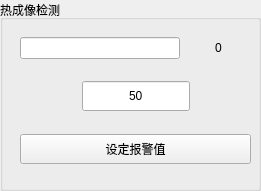
     <widget class="QGroupBox" name="groupBox_23">
      <property name="geometry">
       <rect>
        <x>270</x>
        <y>20</y>
        <width>261</width>
        <height>191</height>
       </rect>
      </property>
      <property name="title">
       <string>热成像检测</string>
      </property>
      <widget class="QWidget" name="layoutWidget_26">
       <property name="geometry">
        <rect>
         <x>20</x>
         <y>20</y>
         <width>231</width>
         <height>161</height>
        </rect>
       </property>
       <layout class="QVBoxLayout" name="verticalLayout_48">
        <item>
         <layout class="QVBoxLayout" name="verticalLayout_49">
          <item>
           <layout class="QHBoxLayout" name="horizontalLayout_83"/>
          </item>
          <item>
           <spacer name="verticalSpacer_46">
            <property name="orientation">
             <enum>Qt::Vertical</enum>
            </property>
            <property name="sizeHint" stdset="0">
             <size>
              <width>20</width>
              <height>40</height>
             </size>
            </property>
           </spacer>
          </item>
          <item>
           <layout class="QHBoxLayout" name="horizontalLayout_84"/>
          </item>
         </layout>
        </item>
        <item>
         <layout class="QHBoxLayout" name="horizontalLayout_26">
          <item>
           <widget class="QProgressBar" name="progressBar_device2_ir">
            <property name="sizePolicy">
             <sizepolicy hsizetype="Minimum" vsizetype="Minimum">
              <horstretch>0</horstretch>
              <verstretch>0</verstretch>
             </sizepolicy>
            </property>
            <property name="minimumSize">
             <size>
              <width>160</width>
              <height>0</height>
             </size>
            </property>
            <property name="styleSheet">
             <string notr="true">QProgressBar::chunk{background:green}</string>
            </property>
            <property name="value">
             <number>0</number>
            </property>
            <property name="textVisible">
             <bool>false</bool>
            </property>
            <property name="textDirection">
             <enum>QProgressBar::TopToBottom</enum>
            </property>
            <property name="format">
             <string>%p%</string>
            </property>
           </widget>
          </item>
          <item>
           <widget class="QLabel" name="label_device2_ir">
            <property name="sizePolicy">
             <sizepolicy hsizetype="Expanding" vsizetype="Minimum">
              <horstretch>0</horstretch>
              <verstretch>0</verstretch>
             </sizepolicy>
            </property>
            <property name="minimumSize">
             <size>
              <width>10</width>
              <height>0</height>
             </size>
            </property>
            <property name="text">
             <string>0</string>
            </property>
            <property name="alignment">
             <set>Qt::AlignCenter</set>
            </property>
           </widget>
          </item>
         </layout>
        </item>
        <item>
         <spacer name="verticalSpacer_47">
          <property name="orientation">
           <enum>Qt::Vertical</enum>
          </property>
          <property name="sizeHint" stdset="0">
           <size>
            <width>20</width>
            <height>40</height>
           </size>
          </property>
         </spacer>
        </item>
        <item>
         <layout class="QHBoxLayout" name="horizontalLayout_27">
          <item>
           <spacer name="horizontalSpacer_25">
            <property name="orientation">
             <enum>Qt::Horizontal</enum>
            </property>
            <property name="sizeHint" stdset="0">
             <size>
              <width>40</width>
              <height>20</height>
             </size>
            </property>
           </spacer>
          </item>
          <item>
           <widget class="QLineEdit" name="lineEdit_device2_ir">
            <property name="sizePolicy">
             <sizepolicy hsizetype="Minimum" vsizetype="Minimum">
              <horstretch>0</horstretch>
              <verstretch>0</verstretch>
             </sizepolicy>
            </property>
            <property name="minimumSize">
             <size>
              <width>10</width>
              <height>30</height>
             </size>
            </property>
            <property name="text">
             <string>50</string>
            </property>
            <property name="alignment">
             <set>Qt::AlignCenter</set>
            </property>
           </widget>
          </item>
          <item>
           <spacer name="horizontalSpacer_26">
            <property name="orientation">
             <enum>Qt::Horizontal</enum>
            </property>
            <property name="sizeHint" stdset="0">
             <size>
              <width>40</width>
              <height>20</height>
             </size>
            </property>
           </spacer>
          </item>
         </layout>
        </item>
        <item>
         <spacer name="verticalSpacer_48">
          <property name="orientation">
           <enum>Qt::Vertical</enum>
          </property>
          <property name="sizeHint" stdset="0">
           <size>
            <width>20</width>
            <height>40</height>
           </size>
          </property>
         </spacer>
        </item>
        <item>
         <layout class="QHBoxLayout" name="horizontalLayout_85">
          <item>
           <widget class="QPushButton" name="pushButton_device2_ir">
            <property name="sizePolicy">
             <sizepolicy hsizetype="Minimum" vsizetype="Minimum">
              <horstretch>0</horstretch>
              <verstretch>0</verstretch>
             </sizepolicy>
            </property>
            <property name="minimumSize">
             <size>
              <width>0</width>
              <height>30</height>
             </size>
            </property>
            <property name="text">
             <string>设定报警值</string>
            </property>
           </widget>
          </item>
         </layout>
        </item>
        <item>
         <spacer name="verticalSpacer_49">
          <property name="orientation">
           <enum>Qt::Vertical</enum>
          </property>
          <property name="sizeHint" stdset="0">
           <size>
            <width>20</width>
            <height>40</height>
           </size>
          </property>
         </spacer>
        </item>
       </layout>
      </widget>
     </widget>
